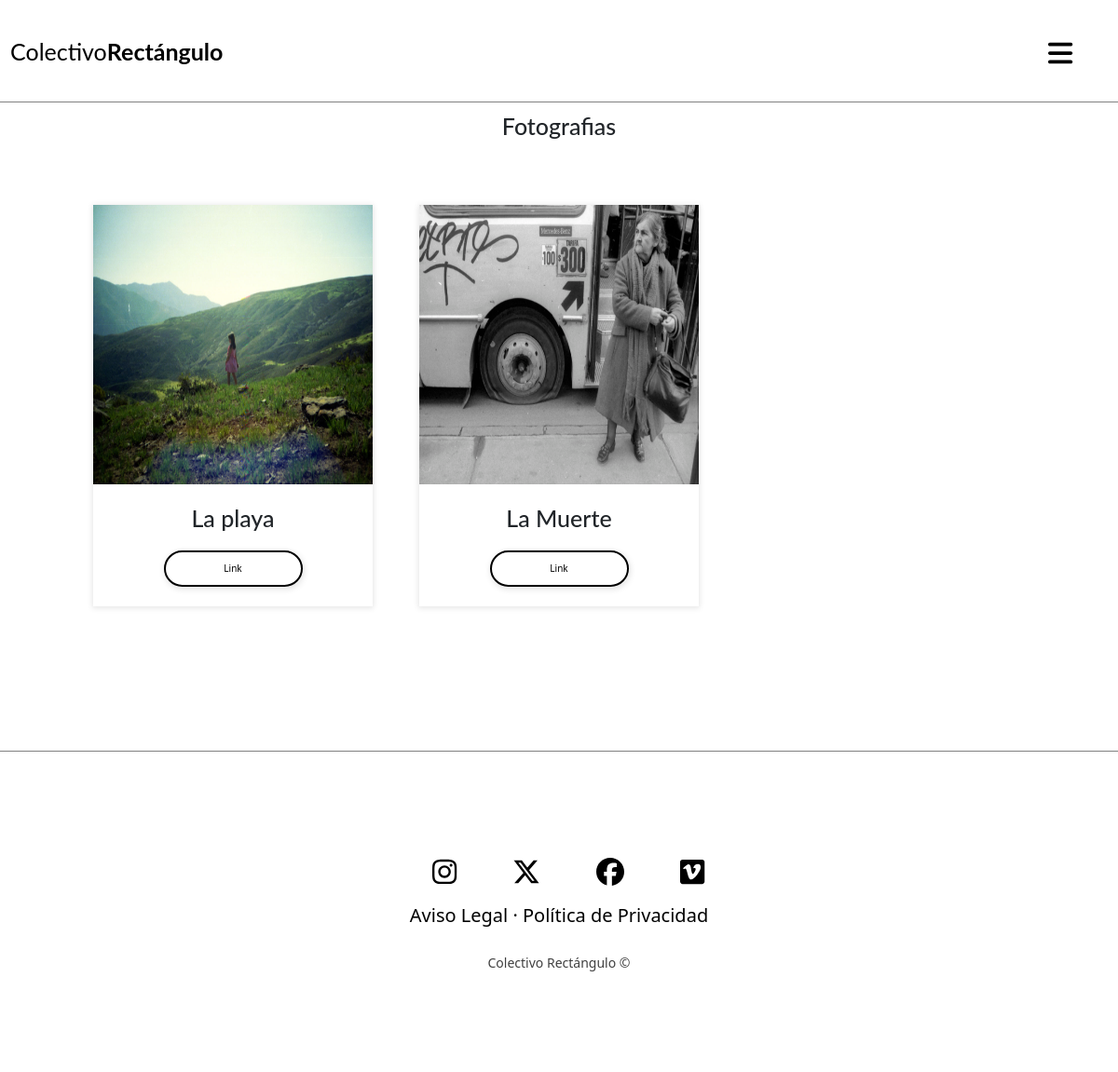
Screenshot of /fotografias/ with the database file from the repository.
### image/models.py (models this page shows, shortened)
class Post(models.Model):
    title = models.CharField(max_length=200, verbose_name="Título")
    content = models.TextField(verbose_name="Contenido")
    published = models.DateTimeField(verbose_name="Fecha de publicación", default=now)
    image = models.ImageField(verbose_name="Imagen", upload_to="blog", null=True, blank=True)
    author = models.ForeignKey(User, verbose_name="Autor", on_delete=models.CASCADE, related_name="image_posts")
    created = models.DateTimeField(auto_now_add=True, verbose_name="Fecha de creación")
    updated = models.DateTimeField(auto_now=True, verbose_name="Fecha de edición")
    class Meta:
        verbose_name = "imagen"
        verbose_name_plural = "imagenes"
        ordering = ['-created']

### pages/models.py (models this page shows, shortened)
class Page(models.Model):
    title = models.CharField(verbose_name="Título", max_length=200)
    content = RichTextField(verbose_name="Contenido")
    order = models.SmallIntegerField(verbose_name="Orden", default=0)
    created = models.DateTimeField(auto_now_add=True, verbose_name="Fecha de creación")
    updated = models.DateTimeField(auto_now=True, verbose_name="Fecha de edición")
    class Meta:
        verbose_name = "pagina"
        verbose_name_plural = "paginas"
        ordering = ['title']

### image/views.py (the view)
# urls.py: path('fotografias/', include('image.urls')),
def image(request):
    posts = Post.objects.all()
    return render(request, "image/fotografias.html", {'posts':posts})

### pages/templatetags/pages_extras.py (called while the page is built)
@register.simple_tag
def get_page_list():
    pages = Page.objects.all()
    return pages

### social/processors.py (called while the page is built)
def ctx_dict(request):
    ctx = {}
    links = Link.objects.all()
    for link in links:
        ctx[link.key] = link.url
    return ctx

### image/templates/image/fotografias.html (shortened to what this page needs)
{% extends 'core/base.html' %}
{% load static %}
{% block content %}
<main class="contenedor">
  <h1>Fotografias</h1>
  <section class="post-list">
    <div class="category-content">
    {% for post in posts %}
      <article class="post">
        <div class="post-header" >
          <img class="post-img" src="{{ post.image.url }}" alt="{{ post.title }}">
        </div>
        <div class="post-body">
            <h1>{{ post.title }}</h1>
            <a href="{% url 'fotografia' post.id %}" class="post-link">Link</a>
        </div >
      </article>
    {% endfor %}
    </div >
  </section>
</main>
{% endblock %}

### core/templates/core/base.html (shortened to what this page needs)
<!DOCTYPE html>
{% load static %}
<html lang="en">
<head>
  <link rel="stylesheet" href="{% static 'core/css/style.css' %}">
  <link rel="stylesheet" href="{% static 'core/css/normalize.css' %}">
  <link rel="stylesheet" href="https://cdnjs.cloudflare.com/ajax/libs/font-awesome/5.15.4/css/all.min.css">
  <link rel="stylesheet" href="{% static 'fontawesomefree/css/all.min.css'%}">
  <link href="https://cdn.jsdelivr.net/npm/bootstrap@5.3.0/dist/css/bootstrap.min.css" rel="stylesheet">
</head>
<body>
  <header class="header">
    <nav class="nav">
      <a href="{% url 'home' %}" class="logo">
        <h1 class="titulo  titulo-colectivo">Colectivo<span class="titulo-rectangulo">Rectángulo</span></h1>
      </a>
      <button class="nav__toggle">
        <i class="fas fa-bars"></i>
      </button>
    </nav>
  </header>
  {% block content %} {% endblock %}
  <footer class="footer">
    <div class="contenedor__footer">
    <ul class="social-icons">
      <li>
        {% if LINK_INSTAGRAM %}
      <a href="{{LINK_INSTAGRAM}}" class="link" target="_blank">
        <i class="fa-brands fa-instagram"></i>
      </a>
      {% endif %}
      </li>
      <li>
        {% if LINK_X %}
      <a href="{{ LINK_X }}" class="link" target="_blank">
        <i class="fa-brands fa-x-twitter"></i>
      </a>
      {% endif %}
      </li>
      <li>
        {% if LINK_FACEBOOK %}
      <a href="{{ LINK_FACEBOOK }}" class="link" target="_blank">
        <i class="fa-brands fa-facebook"></i>
      </a>
      {% endif %}
      </li>
      <li>
        {% if LINK_VIMEO %}
      <a href="{{ LINK_VIMEO }}" class="link" target="_blank">
        <i class="fa-brands fa-vimeo"></i>
      </a>
      {% endif %}
      </li>
    </ul>
    <p class="menu">
      {% load pages_extras %}
      {% get_page_list as page_list %}
      {% for page in page_list %}
      <a href="{% url 'page' page.id page.title|slugify  %}" class="link nav-a">{{ page.title }}</a>
      {% if not forloop.last %}·{% endif %}
      {% endfor %}
    </p>
    <p class="año">Colectivo Rectángulo <span>&copy</span> </p>
  </div>
  </footer>
</body>
</html

### core/static/core/css/style.css (style rules this page uses)
html { font-size: 62.5%; box-sizing: border-box; }
* { margin: 0; box-sizing: border-box; }
body { font-family: "Playfair Display", serif ; font-size: 1.6rem; line-height: 1.8; }
p { color: black; font-size: 2rem; }
.contenedor { max-width: 1170px; margin: 220px auto 0 auto; padding: 0 15; margin-bottom: 10%; }
h1, h2, h3 { font-family: "Lato", sans-serif; margin: 5rem; font-weight: 300; text-align: center; }
h1 { font-size: 3.8rem; }
.header { background-color: rgb(255, 255, 255); height: 120px; position: fixed; width: 100%; top: 0; left: 0; border-bottom: 1px solid gray; z-index: 1; }
.nav { display: flex; justify-content: space-between; width: 100%; max-width: 1650px; margin: 0 auto; }
.logo { line-height: 120px; padding: 0 150px; text-decoration: none; }
.titulo { display: none; color: #000; line-height: 110px; }
.titulo-colectivo { font-weight: 400; }
.titulo-rectangulo { font-weight: 700; }
.nav-a { color: black; text-decoration: none; }
.nav__toggle { color: black; background: none; border: none; line-height: 110px; font-size: 30px; padding: 0 49px; display: none; }
@media (max-width: 1245px) { .header { height: 110px; } }
@media (max-width: 1245px) { .titulo { display: block; text-decoration: none; } }
@media (max-width: 1245px) { .logo { font-size: 30; padding: 0 10px; line-height: 120px; margin-left: 1px; } }
@media (max-width: 1245px) { .contenedor { max-width: 1170px; margin: 120px auto 0 auto; padding: 0 15; margin-bottom: 10%; } }
@media (max-width: 1245px) { .footer { min-height: 20vh; } }
@media (max-width: 1245px) { .nav__toggle { display: block; } }
.footer { display: flex; justify-content: center; align-items: flex-end; margin-top: 25%; }
.contenedor__footer { position: absolute; display: flex; justify-content: center; align-items: center; width: 100%; background: rgb(255, 255, 255); height: 30%; padding: 20px 50px; border-top: 1px solid gray; flex-direction: column; }
.social-icons, .footer__menu { position: relative; display: flex; justify-content: center; align-items: center; margin: 10px 0; flex-wrap: wrap; }
.social-icons li, .footer__menu li { list-style: none; }
.social-icons li a { font-size: 3em; color: black; margin: 0 30px; display: inline-block; transition: 0.5s; }
.año { color: rgb(0, 0, 0); text-align: center; margin-top: 15px; margin-bottom: 10px; font-size: 1.4em; opacity: 0.75; }
.contenedor h1 { margin-bottom: 40px; }
.post-list { display: flex; min-height: 10vh; align-items: center; justify-content: center; padding: 30px 15px 40px; margin-top: 40px; margin-bottom: 20px; }
.category-content { display: grid; grid-template-columns: repeat(3, 1fr); grid-gap: 50px; max-width: 1000px; margin: auto; }
.post { box-shadow: 0 1px 6px 1px rgb(0, 0, 0, .1); overflow: hidden; transition: .2s; }
.post-img { width: 100%; height: 300px; background-size: cover; background-position: center; transition: .2s; }
.post-header { width: 100%; height: auto; cursor: pointer; overflow: hidden; }
.post-body { padding: 1px; text-align: center; }
.post-body h1 { margin-bottom: 15px; }
.post-body .post-link { display: block; text-decoration: none; padding: 10px; background: rgb(255, 255, 255); color: rgb(0, 0, 0); width: 50%; margin: auto; border-radius: 20px; box-shadow: 1px 2px 6px 1px rgb(0, 0, 0, .1); border: 2px solid black; margin-bottom: 20px; margin-top: 20px; }
.post-body h1 { margin-top: 20px; }

### rows the page displays
Post: image (picture), title "La playa"
Post: image (picture), title "La Muerte"
Page: title "Aviso Legal"
Page: title "Política de Privacidad"
